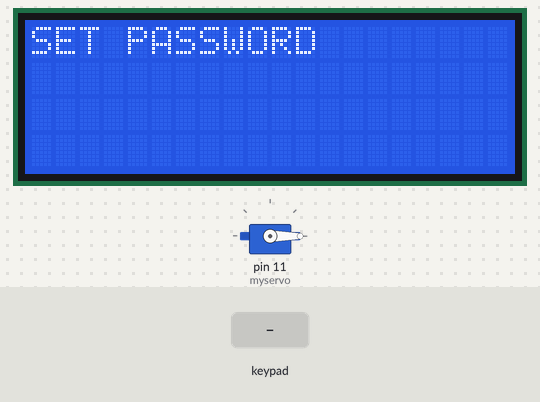
Simulated run of this sketch. Board: Arduino Uno, built with avr-gcc and run on an emulated ATmega328P. Parts: 20×4 character LCD, servo. The test bench sets the inputs (shaded band).

Above: at 0.1 s.
5.9 s: keypad keys 5 4 3 2 # pressed 0.4 s apart
At 9.4 s:
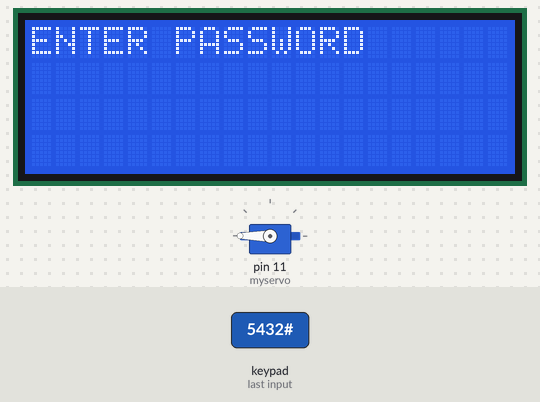
9.7 s: key '#' pressed
At 10.5 s:
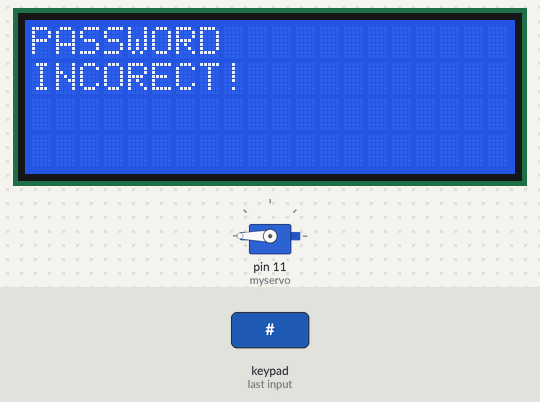
12.2 s: key '1' pressed
At 13.4 s:
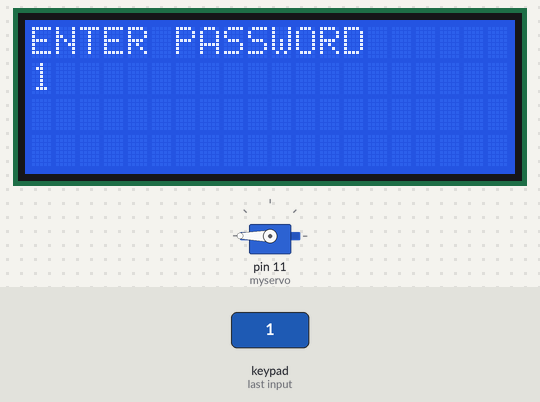
13.7 s: keypad keys 5 4 3 2 pressed 0.4 s apart
At 15.8 s:
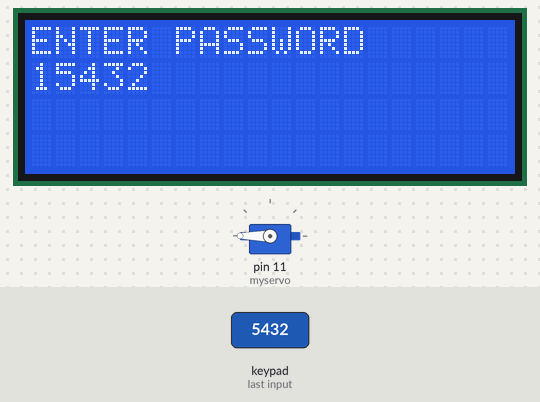
16.8 s: key 'C' pressed
At 22.4 s:
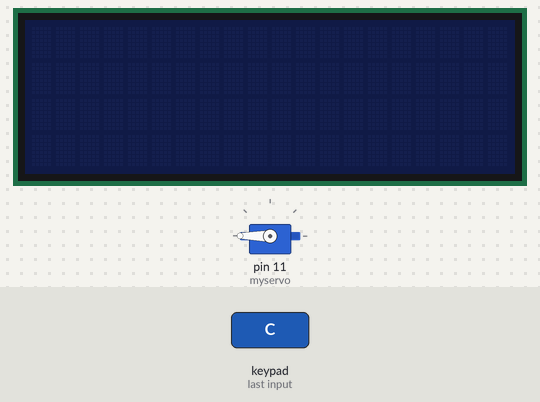
23.4 s: keypad keys 5 4 3 2 # pressed 0.4 s apart
At 26.7 s:
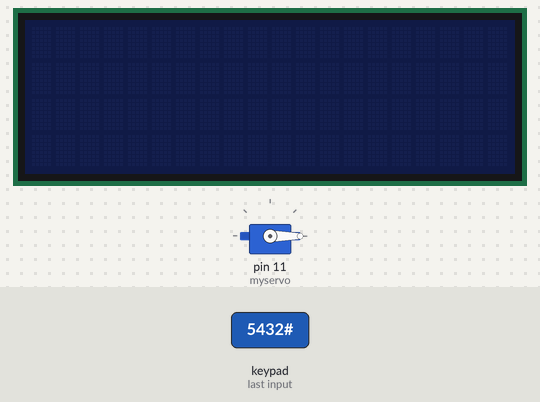
Timing chart, 0 to 28.2 s (numbered marks = the images above; inputs shaded):
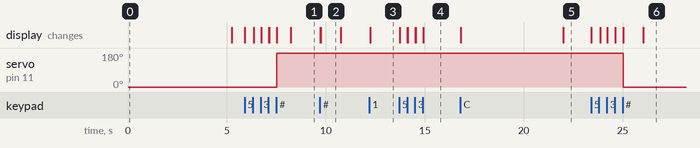

The sketch:

code.ino
```cpp
/**
  Simple Pin Password

  This is simple Arduino pin password.
  with a sleep mode! 🗿

  made by Reazon.
*/

#include <Keypad.h>
#include <LiquidCrystal_I2C.h>
#include <Servo.h>

int sleep = 0;
boolean backlight = !0;
boolean isOpen = !1;
String pass = "";
String insert = "";
char keys[4][4] = {
  { '1', '2', '3'},
  { '4', '5', '6'},
  { '7', '8', '9'},
  { 'C', '0', '#'}
};
uint8_t colPins[4] = { 5, 4, 3, 2 };
uint8_t rowPins[4] = { 9, 8, 7, 6 };

Servo myservo;
Keypad keypad = Keypad(makeKeymap(keys), rowPins, colPins, 4, 4);
LiquidCrystal_I2C lcd(0x27, 20, 4);


// displaying message. untuk kemudahan :)
void lcdPrint(String message, boolean seconLine = !1, boolean clearLCD = !0, int delayMSecond = 10, boolean isNext = !1){
  if (clearLCD) lcd.clear();
  if (!isNext){
    if (seconLine) lcd.setCursor(0, 1);
    else lcd.setCursor(0, 0);
  }
  lcd.print(message);
  delay(delayMSecond);
}

void setup() {
  lcd.init();
  lcd.backlight();
  myservo.attach(11);
  myservo.write(0);

  // set display
  lcdPrint("SET PASSWORD");
}

void loop() {
  delay(10);
  digitalWrite(13, isOpen);

  char key = keypad.getKey();

  // sleep mode when no for 5 seconds
  if (key == NO_KEY) {
    sleep += 10;
    if (sleep > 4950 || isOpen) {
      sleep = 4950;
      if (backlight) {
        lcd.noBacklight();
        lcd.noDisplay();
        backlight = !1;
      }

    }
    return;
  };

  // wakeup from sleep
  if (!backlight) {
    if (isOpen) isOpen = !1;
    lcd.backlight();
    lcd.display();
    backlight = !0;
    sleep = 0;
    return;
  }
  sleep = 0;
  insertPass(key);
}

void insertPass(char key) {
  if (key == 'C') insert = "";
  else if (key == '#') {
    if (pass.length() == 0) {
      // Set Password
      pass = insert;
      insert = "";
      myservo.write(180);
      lcdPrint("LOCKED!", false, true, 700);
    }
    else if (insert == pass) {
      // when the pass is valid
      insert = "";
      pass = "";
      isOpen = !0;
      myservo.write(0);
      lcdPrint("UNLOCKED!", false, true, 1000);
      return;
    }
    else{
      lcdPrint("PASSWORD");
      lcdPrint("INCORECT!", true, false, 1000);
      insert = "";
      insertPass('C');
    }
  }
  else {
    if (10 != insert.length()) insert += key;
  }
  if (pass.length() == 0) {
    lcdPrint("SET PASSWORD");
    lcdPrint(insert, !0, !1);
  }
  else {
    lcdPrint("ENTER PASSWORD");
    lcdPrint(insert, true, false);
  }
}
```

Measured:
- after the input at 5.9 s, servo on pin 11 (myservo): 0° → 180° after 1.6 s; the display: first changes at once (image 1 shows a later state)
- after the input at 9.7 s, the display: first changes at once (image 2 shows a later state)
- after the input at 12.2 s, the display: changes after 0.05 s (image 3)
- after the input at 13.7 s, the display: first changes at once (image 4 shows a later state)
- after the input at 16.8 s, the display: first changes at once (image 5 shows a later state)
- after the input at 23.4 s, servo on pin 11 (myservo): 180° → 0° after 1.6 s; the display: first changes at once (image 6 shows a later state)
- what the display in image 2 shows lasts 1.1 s, from 9.7 s to 10.8 s
